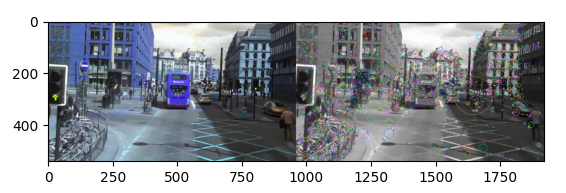

Write the Python code that produced this figure.
import cv2 as cv
import numpy as np
import matplotlib.pyplot as plt

img = cv.imread('mot_color70.jpg')

gray = cv.cvtColor(img, cv.COLOR_BGR2GRAY) # BGR 컬러 영상을 명암 영상으로 변환

sift = cv.SIFT.create()
kp, des = sift.detectAndCompute(gray, None)

gray = cv.drawKeypoints(gray, kp, None, flags = cv.DrawMatchesFlags_DRAW_RICH_KEYPOINTS)

result = np.hstack([img, gray])

plt.imshow(result)
plt.show()
